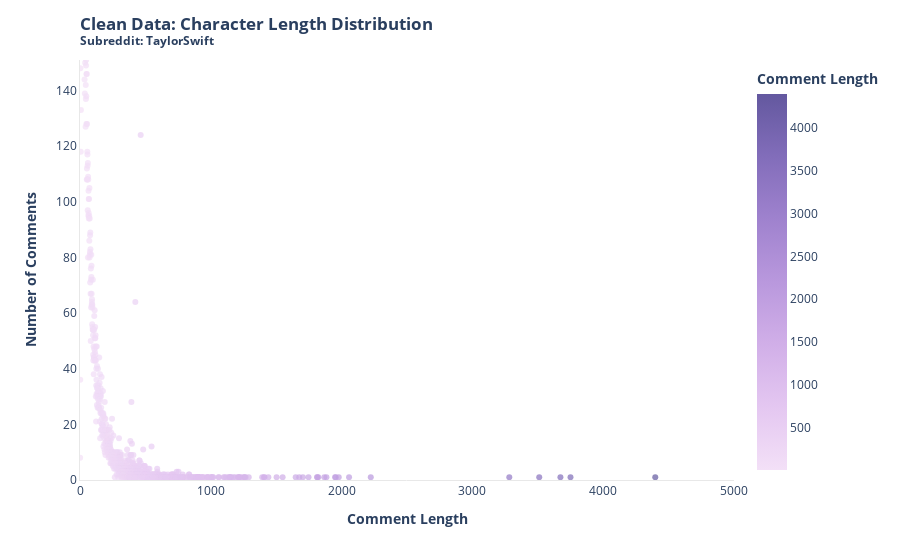

The notebook cell saved with this chart:
### Code cell
fig = px.scatter(clean_comment_count_df, x='length_clean_body', y='comment_count', color='length_clean_body', 
                labels={'length_clean_body': '<b>Comment Length</b>', 'comment_count': '<b>Number of Comments</b>'},
                opacity=0.7, 
                color_continuous_scale='purp'
               )

fig.update_traces(marker=dict(size=40),
                  selector=dict(mode='markers+text'))

fig.update_layout(legend_title_text="Comment Length")
fig.update_xaxes(range=[0, 5000])
fig.update_yaxes(range=[0, comment_count_df['comment_count'].max()])

# Add a subtitle as a text annotation
fig.update_layout(
    title=go.layout.Title(
        text="<b>Clean Data: Character Length Distribution</b> <br><sup><b>Subreddit: TaylorSwift</b></sup>",
        xref="paper",
        x=0
    )
    )

# Set the background color to white
fig.update_layout(plot_bgcolor='white')

# Add axis lines
fig.update_xaxes(showline=True, linewidth=1, linecolor='#E8E8E8')
fig.update_yaxes(showline=True, linewidth=1, linecolor='#E8E8E8')

# Save the plot as an HTML file
#fig.write_html("Users/cs2046/fall-2023-reddit-project-team-21/plots/clean_comment_count_plot.html")

fig.show()

### Figure 1 — Plotly figure (JSON) as saved in the notebook; plotly's stock layout.template omitted (floating-point values rounded to 4 significant figures; data arrays with more than 128 entries replaced by an {"elided": "..."} marker saying what was removed)
{"data": [{"hovertemplate": "<b>Comment Length</b>=%{marker.color}<br><b>Number of Comments</b>=%{y}<extra></extra>", "legendgroup": "", "marker": {"color": {"elided": "710 int values"}, "coloraxis": "coloraxis", "opacity": 0.7, "symbol": "circle"}, "mode": "markers", "name": "", "orientation": "v", "showlegend": false, "type": "scatter", "x": {"elided": "710 int values"}, "xaxis": "x", "y": {"elided": "710 int values"}, "yaxis": "y"}], "layout": {"autosize": true, "coloraxis": {"colorbar": {"title": {"text": "<b>Comment Length</b>"}}, "colorscale": [[0, "rgb(243, 224, 247)"], [0.1667, "rgb(228, 199, 241)"], [0.3333, "rgb(209, 175, 232)"], [0.5, "rgb(185, 152, 221)"], [0.6667, "rgb(159, 130, 206)"], [0.8333, "rgb(130, 109, 186)"], [1, "rgb(99, 88, 159)"]]}, "legend": {"title": {"text": "Comment Length"}, "tracegroupgap": 0}, "margin": {"t": 60}, "plot_bgcolor": "white", "title": {"text": "<b>Clean Data: Character Length Distribution</b> <br><sup><b>Subreddit: TaylorSwift</b></sup>", "x": 0, "xref": "paper"}, "xaxis": {"anchor": "y", "domain": [0, 1], "linecolor": "#E8E8E8", "linewidth": 1, "range": [0, 5000], "showline": true, "title": {"text": "<b>Comment Length</b>"}, "type": "linear"}, "yaxis": {"anchor": "x", "domain": [0, 1], "linecolor": "#E8E8E8", "linewidth": 1, "range": [0, 151], "showline": true, "title": {"text": "<b>Number of Comments</b>"}, "type": "linear"}}}
